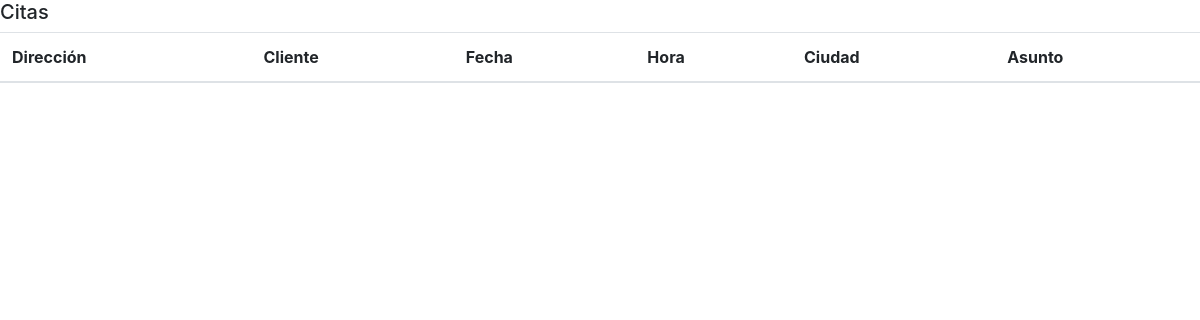
The page /AIN/tabla.php on the database as committed earlier.
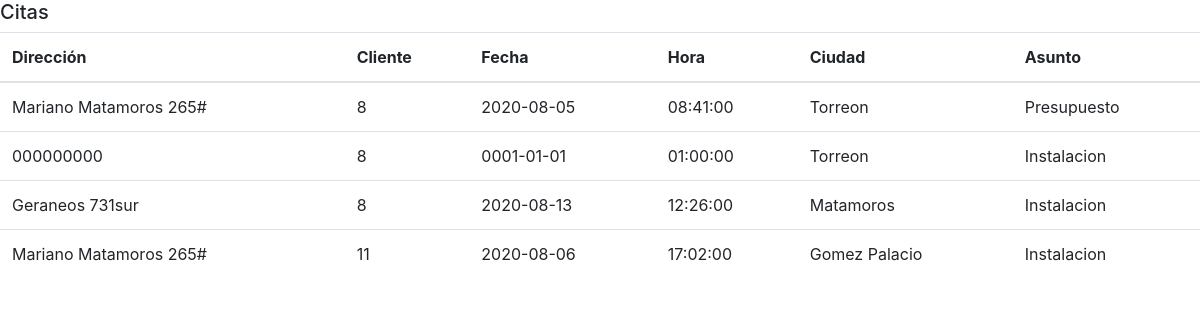
The same page on the database as committed later.
### tables this page shows
CREATE TABLE `citas_pendientes` (
  `CitasID` int(11) NOT NULL,
  `Direccion` varchar(100) NOT NULL DEFAULT 'Sin especificar',
  `ClienteID` int(11) NOT NULL,
  `Fecha` date NOT NULL,
  `Hora` time DEFAULT NULL,
  `Ciudad` enum('Torreon','Matamoros','Lerdo','Gomez Palacio') NOT NULL,
  `Asunto` set('Presupuesto','Instalacion','Reparacion') NOT NULL
);

### AIN/Database.php (called while the page is built, shortened)
<?php
class Database
{
	private $PDOlocal;
	private $User = "admin";
	private $Password = "Adm1n1strador.";
	private $Host = "mysql:host=127.0.0.1; dbname=integral_del_nazas";
	function ConnectDatabase ()
	{
		try
		{
			$this->PDOlocal= new PDO($this->Host, $this->User, $this->Password);
		}
		catch(PDOException $e)
		{
			echo $e->getMessage();
		}
	}
	function DisconnectDatabase ()
	{
		try
		{
			$this->PDOlocal = null;
		}
		catch(PDOException $e)
		{
			echo $e->getMessage();
		}
	}
	function seleccionar($cadenaSQL)
	{
		try
		{
			$resultado=$this->PDOlocal->query($cadenaSQL);
			$renglon=$resultado->fetchALL(PDO::FETCH_OBJ);
			return$renglon;
		} catch (PDOException $e)
		{
			echo $e->getMessage();
		}
	}
}
?>

### AIN/tabla.php (the view, shortened to what this page needs)
<!DOCTYPE html>
<html lang="es">
  <head>
     <link rel="stylesheet" href="../css/bootstrap.css">
     <link rel="stylesheet" href="../css/Recurso.css">
  </head>
<body>
<header>
  <h5>Citas</h5>
</header>
      <div>
<?php
include 'Database.php';
$conexion= new Database();
$conexion->ConnectDatabase();
$consulta="SELECT * FROM citas_pendientes ";
$tabla=$conexion->seleccionar($consulta);
echo"<table class='table table-hover'>
      <thead class='thead-warning'>
      <tr>
      <th>Dirección</th>
      <th>Cliente</th>
      <th>Fecha</th>
      <th>Hora</th>
      <th>Ciudad</th>
      <th>Asunto</th>
      </tr>
      </thead>
      <tbody>";
      foreach($tabla as $fila)
      {
        echo "<tr>";
        echo "<td> $fila->Direccion</td>";
        echo "<td> $fila->ClienteID</td>";
        echo "<td> $fila->Fecha</td>";
        echo "<td> $fila->Hora</td>";
        echo "<td> $fila->Ciudad</td>";
        echo "<td> $fila->Asunto</td>";
        echo "</tr>";
      }
      echo "</tbody></table";
        ?>
</body>
</html>

Rows that differ between the two databases and show on the page:
added citas_pendientes: Direccion "Mariano Matamoros 265#", ClienteID "8", Fecha "2020-08-05", Hora "08:41:00", Ciudad "Torreon", Asunto "Presupuesto"
added citas_pendientes: Direccion "000000000", ClienteID "8", Fecha "0001-01-01", Hora "01:00:00", Ciudad "Torreon", Asunto "Instalacion"
added citas_pendientes: Direccion "Geraneos 731sur", ClienteID "8", Fecha "2020-08-13", Hora "12:26:00", Ciudad "Matamoros", Asunto "Instalacion"
added citas_pendientes: Direccion "Mariano Matamoros 265#", ClienteID "11", Fecha "2020-08-06", Hora "17:02:00", Ciudad "Gomez Palacio", Asunto "Instalacion"
